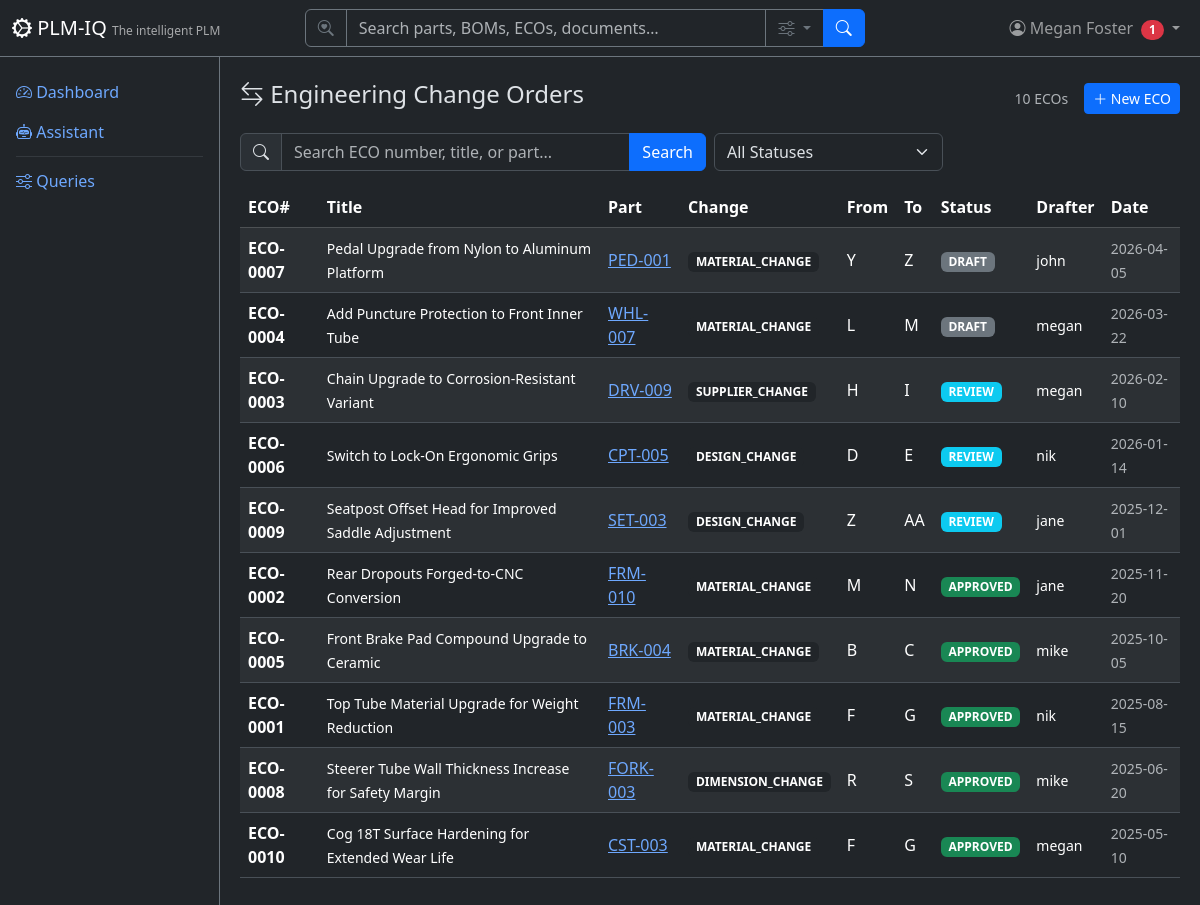
/eco (signed in), run on an earlier commit of the app's database.
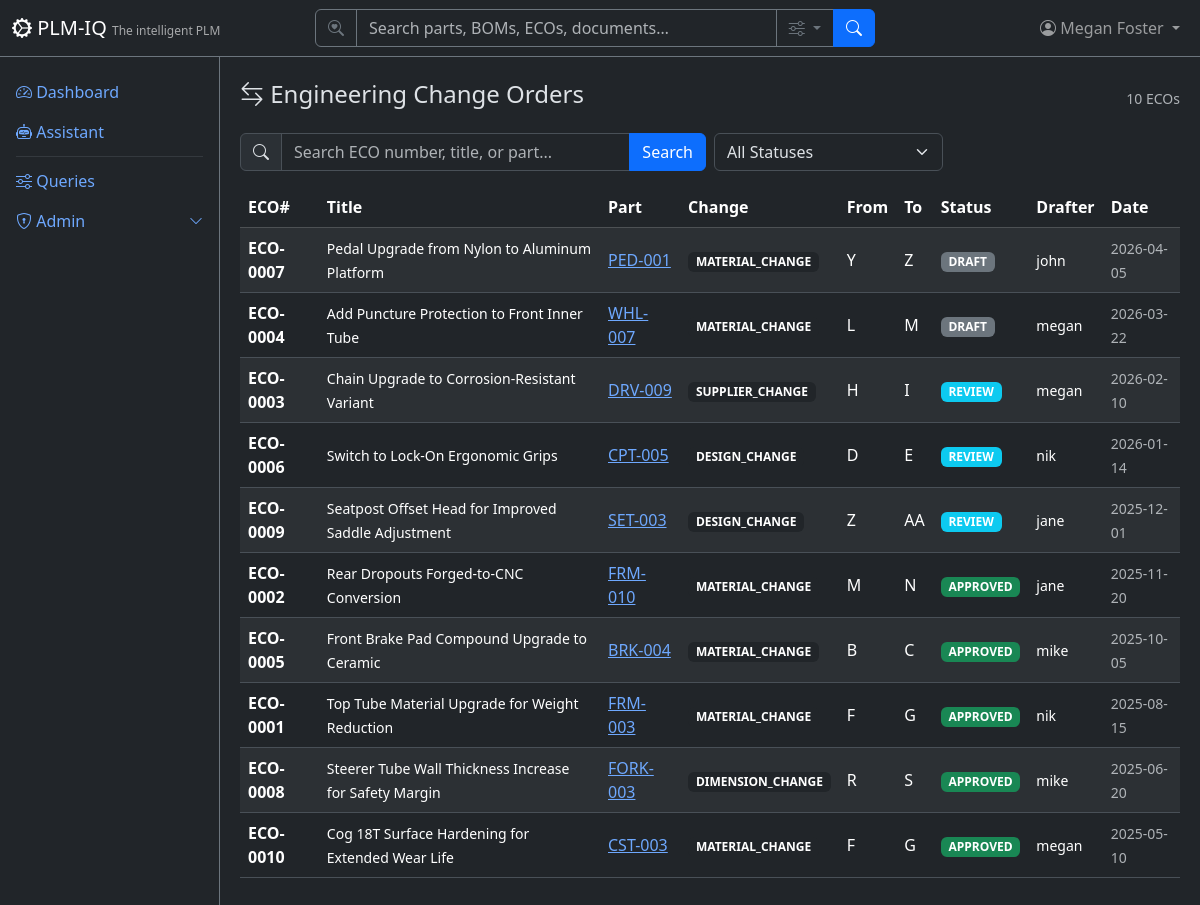
And on a later commit of the database.
### app/routers/eco.py (the view)
@router.get("", response_class=HTMLResponse)
def list_ecos(
    request: Request,
    q: Optional[str] = Query(None, description="Search"),
    status: Optional[str] = Query(None, description="Filter by ECO status"),
    page: int = Query(1, ge=1),
    db: Session = Depends(get_db),
):
    user = require_user(request, db)
    ctx = auth_context(request, db)
    query = db.query(EngineeringChangeOrder)
    if q:
        query = query.filter(
            or_(
                EngineeringChangeOrder.eco_number.ilike(f"%{q}%"),
                EngineeringChangeOrder.eco_title.ilike(f"%{q}%"),
                EngineeringChangeOrder.part_number.ilike(f"%{q}%"),
            )
        )
    if status:
        query = query.filter(EngineeringChangeOrder.eco_status == status)
    total = query.count()
    offset = (page - 1) * DEFAULT_PAGE_SIZE
    items = query.order_by(EngineeringChangeOrder.drafted_date.desc().nullsfirst()).offset(offset).limit(DEFAULT_PAGE_SIZE).all()
    return HTMLResponse(content=render(
        "eco/list.html",
        **ctx,
        items=items,
        page=page,
        total=total,
        pages=(total + DEFAULT_PAGE_SIZE - 1) // DEFAULT_PAGE_SIZE,
        q=q or "",
        status_filter=status or "",
        statuses=["DRAFT", "REVIEW", "APPROVED"],
    ))

### app/templates/eco/list.html (shortened to what this page needs)
{% extends "base.html" %}
{% block content %}
<div class="d-flex justify-content-between align-items-center mb-3">
    <h4><i class="bi bi-arrow-left-right"></i> Engineering Change Orders</h4>
    <div class="d-flex align-items-center gap-3">
        <span class="text-muted small">{{ total }} ECOs</span>
        {% if current_user and current_user.role == 'author' %}
        <a href="/eco/new" class="btn btn-sm btn-primary"><i class="bi bi-plus-lg"></i> New ECO</a>
        {% endif %}
    </div>
</div>
<form method="GET" class="row g-2 mb-3">
    <div class="col-md-6">
        <div class="input-group">
            <span class="input-group-text"><i class="bi bi-search"></i></span>
            <input type="text" name="q" class="form-control" placeholder="Search ECO number, title, or part..." value="{{ q }}">
            <button class="btn btn-primary" type="submit">Search</button>
        </div>
    </div>
    <div class="col-md-3">
        <select name="status" class="form-select" onchange="this.form.submit()">
            <option value="">All Statuses</option>
        </select>
    </div>
</form>
<div class="table-responsive">
    <table class="table table-striped table-hover align-middle">
        <thead class="table-dark">
            <tr><th>ECO#</th><th>Title</th><th>Part</th><th>Change</th><th>From</th><th>To</th><th>Status</th><th>Drafter</th><th>Date</th></tr>
        </thead>
        <tbody>
            {% for item in items %}
            <tr>
                <td><strong>{{ item.eco_number }}</strong></td>
                <td><small>{{ (item.eco_title or '')|truncate(50) }}</small></td>
                <td><a href="/parts/{{ item.part_number }}">{{ item.part_number }}</a></td>
                <td><span class="badge bg-dark badge-status">{{ item.change_type or 'N/A' }}</span></td>
                <td>{{ item.current_revision or '-' }}</td>
                <td>{{ item.new_revision or '-' }}</td>
                <td>
                    <span class="badge bg-{% if item.eco_status == 'APPROVED' %}success{% elif item.eco_status == 'REVIEW' %}info{% else %}secondary{% endif %} badge-status">
                        {{ item.eco_status }}
                    </span>
                </td>
                <td><small>{{ item.change_drafter or '-' }}</small></td>
                <td><small class="text-muted">{{ item.drafted_date or '-' }}</small></td>
            </tr>
            {% else %}
            <tr><td colspan="9" class="text-center text-muted py-4">No ECOs found.</td></tr>
            {% endfor %}
        </tbody>
    </table>
</div>
{% endblock %}

### app/templates/base.html (shortened to what this page needs)
<!DOCTYPE html>
<html lang="en" data-bs-theme="dark">
<head>
    <link href="https://cdn.jsdelivr.net/npm/bootstrap@5.3.3/dist/css/bootstrap.min.css" rel="stylesheet">
    <link href="https://cdn.jsdelivr.net/npm/bootstrap-icons@1.11.3/font/bootstrap-icons.css" rel="stylesheet">
</head>
<body>
    <nav class="navbar navbar-expand-md navbar-dark bg-dark fixed-top border-bottom border-secondary">
        <div class="container-fluid">
            <a class="navbar-brand" href="/">
                <i class="bi bi-gear-wide-connected"></i> PLM-IQ
                <small class="d-none d-md-inline">The intelligent PLM</small>
            </a>
            <div class="collapse navbar-collapse" id="navMenu">
                {% if current_user %}
                <form class="d-flex mx-auto my-2 my-md-0" role="search" action="/search" method="get" style="width: 100%; max-width: 560px;">
                    <div class="input-group">
                        <span class="input-group-text bg-dark border-secondary text-secondary"><i class="bi bi-search-heart"></i></span>
                        <input type="search" name="q" class="form-control bg-dark text-light border-secondary" placeholder="Search parts, BOMs, ECOs, documents…" aria-label="Search">
                        <button class="btn btn-outline-secondary dropdown-toggle" type="button" data-bs-toggle="dropdown" data-bs-auto-close="outside" title="Search options">
                            <i class="bi bi-sliders"></i>
                        </button>
                        <button class="btn btn-primary" type="submit"><i class="bi bi-search"></i></button>
                    </div>
                </form>
                {% endif %}
                <ul class="navbar-nav ms-auto align-items-center">
                    {% if current_user %}
                    <li class="nav-item dropdown">
                        <a class="nav-link dropdown-toggle position-relative" href="#" role="button" data-bs-toggle="dropdown">
                            <i class="bi bi-person-circle"></i>
                            <span class="d-none d-md-inline">{{ current_user.full_name }}</span>
                            {% if unread_count|default(0) > 0 %}<span class="badge bg-danger rounded-pill ms-1">{{ unread_count }}</span>{% endif %}
                        </a>
                    </li>
                    {% else %}
                    <li class="nav-item">
                        <a class="nav-link" href="/login"><i class="bi bi-box-arrow-in-right"></i> Sign In</a>
                    </li>
                    {% endif %}
                </ul>
            </div>
        </div>
    </nav>
    <div class="sidebar bg-dark border-end border-secondary pt-3">
        <ul class="nav nav-pills flex-column">
            <li class="nav-item">
                <a class="nav-link" href="/"><i class="bi bi-speedometer2"></i> Dashboard</a>
            </li>
            <li class="nav-item">
                <a class="nav-link" href="/assistant"><i class="bi bi-robot"></i> Assistant</a>
            </li>
            <li class="nav-item">
                <hr class="nav-divider my-1 mx-3 border-secondary">
            </li>
            <li class="nav-item">
                <a class="nav-link" href="/queries"><i class="bi bi-sliders"></i> Queries</a>
            </li>
            {% if current_user and (current_user.role == 'tenantadmin' or current_user.role is none) %}
            <li class="nav-item">
                <a class="nav-link d-flex justify-content-between align-items-center" data-bs-toggle="collapse" href="#adminSubmenu" role="button" aria-expanded="false">
                    <span><i class="bi bi-shield-lock"></i> Admin</span>
                    <i class="bi bi-chevron-down small"></i>
                </a>
            </li>
            {% endif %}
        </ul>
    </div>
    <div class="main-content">
        {% block content %}{% endblock %}
    </div>
</body>
</html>

What changed in the data, as far as the page shows it:
changed User "Megan Foster": role "author" → "tenantadmin" (drawn)
Also different on the page:
{{ unread_count }}: "1" → (not shown)
text no longer shown: "New ECO"
text now shown: "Admin"
